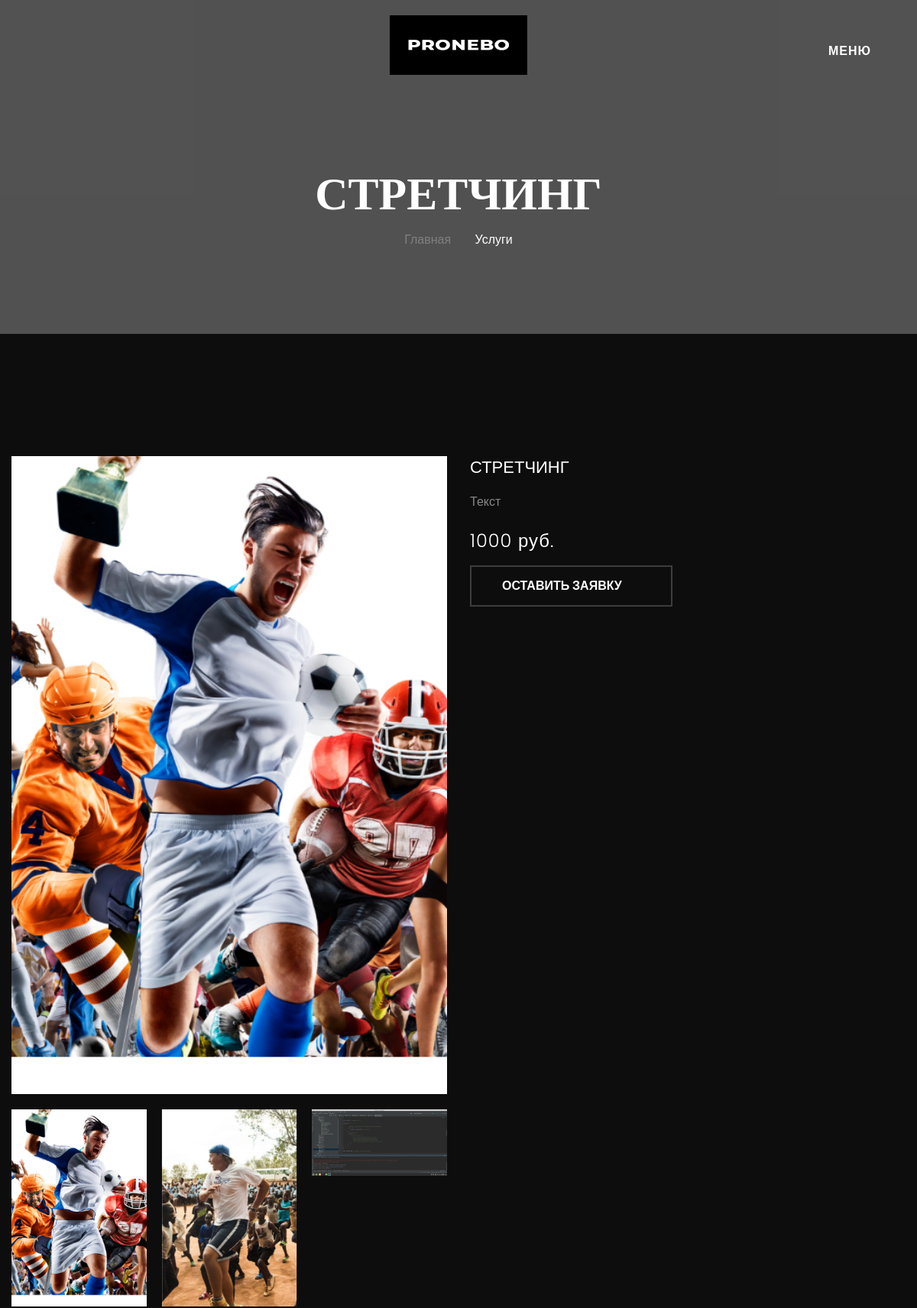
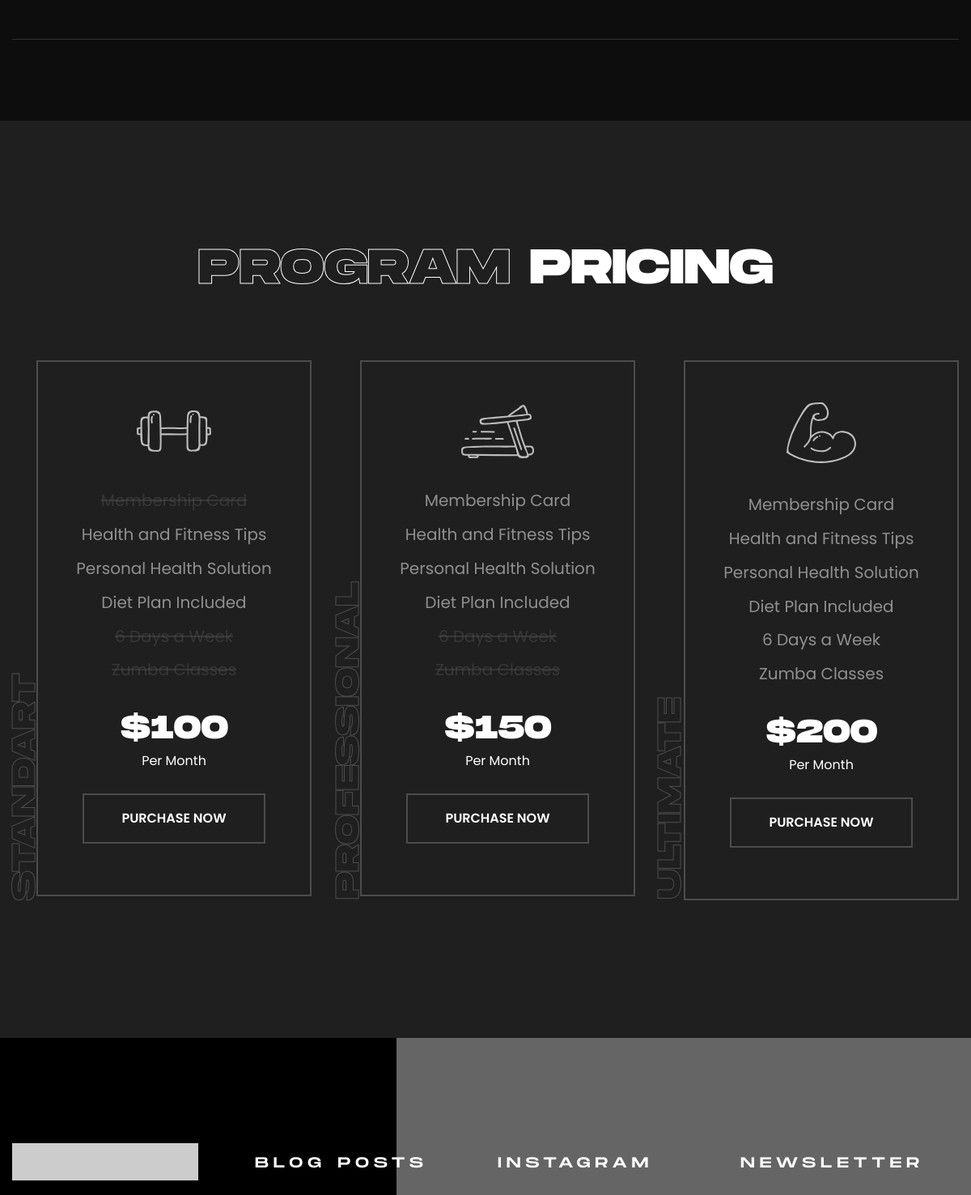
/services/stretching (upper part), run on the app's committed database (2 pictures, top to bottom).
### main/models.py (models this page shows, shortened)
class Item(models.Model):
    title = models.CharField(max_length=255, verbose_name='Название')
    slug = models.SlugField(max_length=255, verbose_name='Url', unique=True)
    content = models.TextField(blank=True, verbose_name='Описание')
    photo = models.ImageField(upload_to='photos/', blank=True)
    price = models.IntegerField(verbose_name='Стоимость')
    def get_absolute_url(self):
        return reverse('services', kwargs={'slug': self.slug})
    class Meta:
        verbose_name = 'Услуга(-у)'
        verbose_name_plural = 'Услуг(-и)'
        ordering = ['id']

class Images(models.Model):
    service = models.ForeignKey('Item', on_delete=models.SET_NULL, null=True) # Row for choosing dependence with service
    image = models.ImageField(upload_to='photos/')
    class Meta:
        ordering = ['service']

### main/views.py (the view)
# urls.py: path('services/<slug:slug>', service, name='services'),
def service(request, slug):
    services = get_object_or_404(Item, slug=slug)
    images = Images.objects.filter(service=services)
    return render(request, 'main/shop-single.html', {'services': services, 'images': images})

### main/templatetags/services_tag.py (called while the page is built)
@register.inclusion_tag('main/header_list_services.html')
def list_services():
    services = Item.objects.all()
    return {'services': services}

### main/templates/main/shop-single.html (shortened to what this page needs)
{% extends 'base.html' %}
{% block content %}
    <section class="page-title" style="background-image:url(https://via.placeholder.com/1920x720)">
    	<div class="auto-container">
			<h2>{{ services.title|upper }}</h2>
			<ul class="page-breadcrumb">
				<li><a href="{% url 'home' %}">главная</a></li>
				<li>Услуги</li>
			</ul>
        </div>
    </section>
    <section class="shop-single-section">
    	<div class="auto-container">
            <div class="shop-page product-details">
                <div class="basic-details">
                    <div class="row clearfix">
                        <div class="image-column col-lg-6 col-md-12 col-sm-12">
                            <div class="carousel-outer">
                                <ul class="image-carousel owl-carousel owl-theme">
                                    {% for item in images %}
                                    <li><a href="{{ item.image.url }}" class="lightbox-image" title=""><img src="{{ item.image.url }}" alt=""></a></li>
                                    {% endfor %}
                                </ul>
                                <ul class="thumbs-carousel owl-carousel owl-theme">
                                    {% for item in images %}
                                    <li><img src="{{ item.image.url }}" alt=""></li>
                                    {% endfor %}
                                </ul>
                            </div>
                        </div>
                        <div class="info-column col-lg-6 col-md-12 col-sm-12">
                            <div class="details-header">
                                <h5>{{ services.title|upper }}</h5>
								<div class="text"> {{ services.content|safe }} </div>
                                <div class="item-price">{{ services.price }} руб.</div>
                            </div>
                            <div class="other-options">
                                <div class="clearfix">
                                    <div class="pull-left">
                                        <div class="btns-box">
                                            <a href="#pricing-section" class="theme-btn btn-style-one"><span class="txt">ОСТАВИТЬ ЗАЯВКУ &ensp;<i class="flaticon-shopping-cart-3"></i></span></a>
                                        </div>
                                    </div>
                                </div>
                            </div>
                        </div>
                    </div>
                </div>
			</div>
		</div>
	</section>
	{% include 'inc/_purchase.html' %}
{% endblock %}

### data on the page
Item: title "СТРЕТЧИНГ", content "Текст", price "1000"
Images: image (picture)
Images: image (picture)
Images: image (picture)
